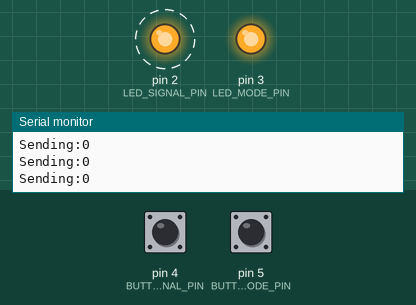
This sketch was run on a simulated Arduino Uno, built with avr-gcc and run on an emulated ATmega328P. Shown: output pins drawn as LEDs (lit = HIGH), the last lines printed to the serial monitor. Dashed ring = blinking. The test bench sets the inputs (shaded band); at power-on: pin 5 (BUTTON_MODE_PIN) HIGH, pin 4 (BUTTON_SIGNAL_PIN) HIGH. No radio packets arrive unless stated.

Above: at 1.26 s.
1.3 s: pin 5 (BUTTON_MODE_PIN) pulled LOW for 0.25 s
At 2.4 s:
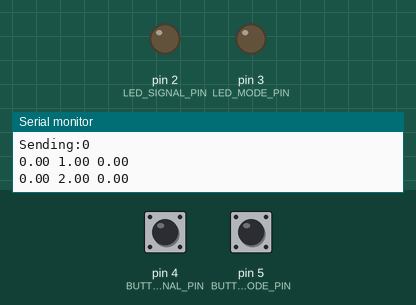
3.4 s: pin 5 (BUTTON_MODE_PIN) pulled LOW for 1 s
At 4.5 s:
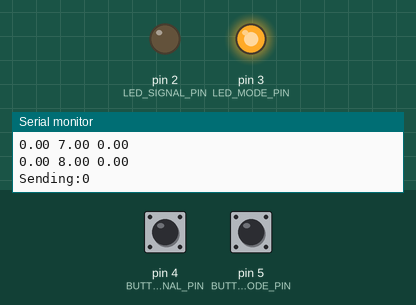
7.6 s: pin 5 (BUTTON_MODE_PIN) pulled LOW for 3.2 s
At 8.8 s:
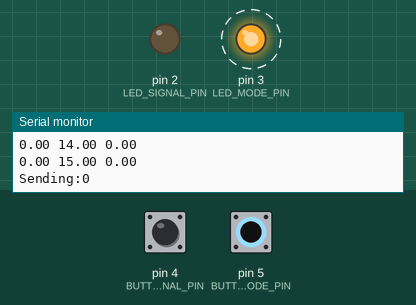
Timing chart, 0 to 13.3 s (numbered marks = the images above; inputs shaded):
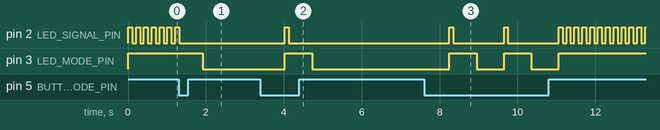

Measured:
- after the input at 1.3 s, pin 2 (LED_SIGNAL_PIN): goes on until 1.3 s, then stays LOW; pin 3 (LED_MODE_PIN): HIGH → LOW after 0.62 s
- after the input at 3.4 s, pin 2 (LED_SIGNAL_PIN): LOW → HIGH after 0.63 s, → LOW 0.10 s later; pin 3 (LED_MODE_PIN): LOW → HIGH after 0.63 s, → LOW 0.70 s later
- after the input at 7.6 s, pin 2 (LED_SIGNAL_PIN): goes HIGH 0.10 s, LOW 1.3 s, HIGH 0.10 s, LOW 1.3 s, 11 × (HIGH 0.10 s, LOW 0.10 s), then HIGH, starting after 0.65 s; pin 3 (LED_MODE_PIN): alternates HIGH for 0.70 s and LOW for 0.70 s, 5 changes in all, then stays HIGH, starting after 0.65 s
- by itself, pin 2 (LED_SIGNAL_PIN): alternates HIGH for 0.10 s and LOW for 0.10 s

The sketch:

BiModal_B.ino
```cpp
#include <SPI.h>
#include <nRF24L01.h>
#include <RF24.h>

#define LED_SIGNAL_PIN 2
#define BUTTON_SIGNAL_PIN 4
#define LED_MODE_PIN 3
#define BUTTON_MODE_PIN 5

RF24 radio(8, 9);
const byte addresses[][6] = {"00435", "00022"};

bool TransmitMode = true;
bool ModePressed  = false;
int Signal_1 = 0;
int Signal_2 = 0;

float total   = 0;
float counter = 0;

void setup() {
  Serial.begin(9600);
  pinMode(LED_SIGNAL_PIN, OUTPUT);
  pinMode(LED_MODE_PIN, OUTPUT);
  pinMode(BUTTON_SIGNAL_PIN, INPUT_PULLUP);
  pinMode(BUTTON_MODE_PIN, INPUT_PULLUP);
  digitalWrite(LED_SIGNAL_PIN, LOW);
  digitalWrite(LED_MODE_PIN, LOW);

  radio.begin();
  radio.openWritingPipe(addresses[0]);
  radio.openReadingPipe(1, addresses[1]);
  radio.setPALevel(RF24_PA_MAX);
  radio.setDataRate(RF24_250KBPS);
}

void loop() {
  if (TransmitMode == true) {
    //Transmitter Mode
    total = 0;
    counter = 0;

    digitalWrite(LED_MODE_PIN, HIGH);
    radio.stopListening();

    if (digitalRead(BUTTON_SIGNAL_PIN) == LOW)
      Signal_1 = 1;
    else
      Signal_1 = 0;

    digitalWrite(LED_SIGNAL_PIN, HIGH);
    radio.write(&Signal_1, sizeof(Signal_1));
    delay(100);
    digitalWrite(LED_SIGNAL_PIN, LOW);
    delay(100);

    Serial.print("Sending:"); Serial.println(Signal_1);

    if (digitalRead(BUTTON_MODE_PIN) == LOW) {
      TransmitMode = false;
      delay(500);
    }
  }

  else if (TransmitMode == false) {
    //Receiver Mode
    total ++;
    digitalWrite(LED_MODE_PIN, LOW);
    radio.startListening();

    if (radio.available()) {
      counter ++;
      radio.read(&Signal_2, sizeof(Signal_2));
      Serial.println(Signal_2);

      if (Signal_2 == 1){
        digitalWrite(LED_SIGNAL_PIN, HIGH);
        delay(100);
        digitalWrite(LED_SIGNAL_PIN, LOW);
        delay(100);
      }
      else
        delay(200);
    }


    else {
    //Serial.println("Nothing");
    delay(200);
    }
    Serial.print(counter); Serial.print(" ");
    Serial.print(total); Serial.print(" ");
    Serial.println(counter/total*100);

    if (digitalRead(BUTTON_MODE_PIN) == LOW) {
      TransmitMode = true;
      delay(500);
    }
  }
  //Serial.println(TransmitMode);
  //delay(100);
}
```
